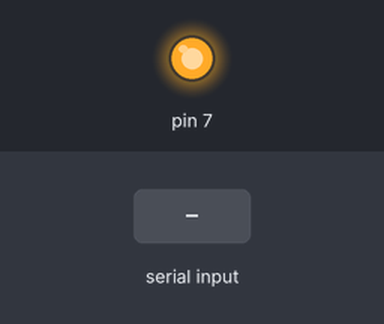
A program run on a simulated Raspberry Pi (header pin numbers). Shown: output pins drawn as LEDs (lit = HIGH). Dashed ring = blinking. Inputs (shaded band) come from the test bench. What the program prints to the terminal is not drawn. At 12.8 s the program stops and its outputs stay as they are.

Above: at 1.2 s.
1.3 s: "5" typed at the terminal
2.8 s: "1" typed at the terminal
At 5.3 s:
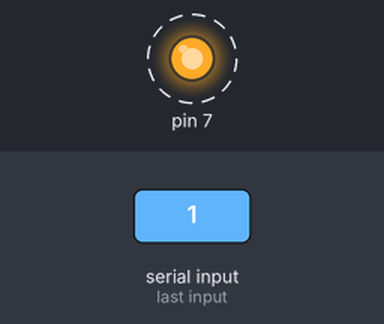
At 13.0 s:
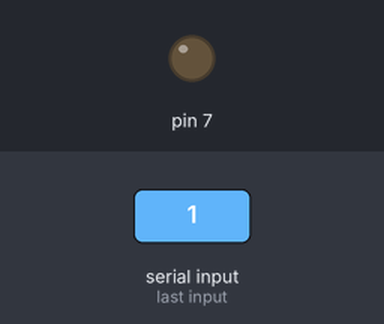
Timing chart, 0 to 14.3 s (numbered marks = the images above; inputs shaded):
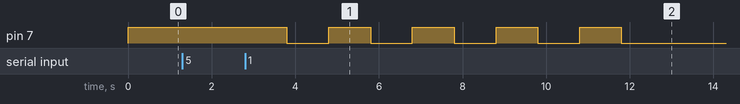

Measured:
- after the input at 1.3 s, every drawn part: stays the same
- after the input at 2.8 s, pin 7: alternates HIGH for 1.0 s and LOW for 1.0 s, starting after 1.0 s

The program:

base.py
```python
import RPi.GPIO as gpio
import time

print(gpio.RPI_INFO)

gpio.setmode(gpio.BOARD)
gpio.setup(7,gpio.OUT,initial=gpio.HIGH)

num=raw_input("Enter no of times ")
freq=raw_input("Enter on/off time ")

for i in range (0,int(num)):
	gpio.output(7,1)
	time.sleep(float(freq))
	print("High now")
	gpio.output(7,0)
	time.sleep(float(freq))
	print("low")

gpio.cleanup()
```
